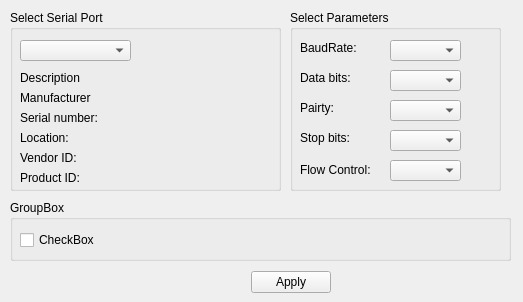
<?xml version="1.0" encoding="UTF-8"?>
<ui version="4.0">
 <class>SettingsDialog</class>
 <widget class="QWidget" name="SettingsDialog">
  <property name="geometry">
   <rect>
    <x>0</x>
    <y>0</y>
    <width>523</width>
    <height>302</height>
   </rect>
  </property>
  <property name="windowTitle">
   <string>Form</string>
  </property>
  <widget class="QGroupBox" name="gb_SelectSerialPort">
   <property name="geometry">
    <rect>
     <x>10</x>
     <y>10</y>
     <width>271</width>
     <height>181</height>
    </rect>
   </property>
   <property name="title">
    <string>Select Serial Port</string>
   </property>
   <widget class="QComboBox" name="serialPortInfoListBox">
    <property name="geometry">
     <rect>
      <x>10</x>
      <y>30</y>
      <width>111</width>
      <height>21</height>
     </rect>
    </property>
   </widget>
   <widget class="QLabel" name="descriptionLabel">
    <property name="geometry">
     <rect>
      <x>10</x>
      <y>60</y>
      <width>251</width>
      <height>16</height>
     </rect>
    </property>
    <property name="text">
     <string>Description</string>
    </property>
   </widget>
   <widget class="QLabel" name="manufacturerLabel">
    <property name="geometry">
     <rect>
      <x>10</x>
      <y>80</y>
      <width>251</width>
      <height>16</height>
     </rect>
    </property>
    <property name="text">
     <string>Manufacturer</string>
    </property>
   </widget>
   <widget class="QLabel" name="serialNumberLabel">
    <property name="geometry">
     <rect>
      <x>10</x>
      <y>100</y>
      <width>251</width>
      <height>16</height>
     </rect>
    </property>
    <property name="text">
     <string>Serial number:</string>
    </property>
   </widget>
   <widget class="QLabel" name="locationLabel">
    <property name="geometry">
     <rect>
      <x>10</x>
      <y>120</y>
      <width>251</width>
      <height>16</height>
     </rect>
    </property>
    <property name="text">
     <string>Location:</string>
    </property>
   </widget>
   <widget class="QLabel" name="vendorLabel">
    <property name="geometry">
     <rect>
      <x>10</x>
      <y>140</y>
      <width>251</width>
      <height>16</height>
     </rect>
    </property>
    <property name="text">
     <string>Vendor ID:</string>
    </property>
   </widget>
   <widget class="QLabel" name="productLabel">
    <property name="geometry">
     <rect>
      <x>10</x>
      <y>160</y>
      <width>251</width>
      <height>16</height>
     </rect>
    </property>
    <property name="text">
     <string>Product ID:</string>
    </property>
   </widget>
  </widget>
  <widget class="QGroupBox" name="gb_SelectParameters">
   <property name="geometry">
    <rect>
     <x>290</x>
     <y>10</y>
     <width>211</width>
     <height>181</height>
    </rect>
   </property>
   <property name="title">
    <string>Select Parameters</string>
   </property>
   <widget class="QComboBox" name="baudRateBox">
    <property name="geometry">
     <rect>
      <x>100</x>
      <y>30</y>
      <width>71</width>
      <height>21</height>
     </rect>
    </property>
   </widget>
   <widget class="QComboBox" name="dataBitsBox">
    <property name="geometry">
     <rect>
      <x>100</x>
      <y>60</y>
      <width>71</width>
      <height>21</height>
     </rect>
    </property>
   </widget>
   <widget class="QComboBox" name="parityBox">
    <property name="geometry">
     <rect>
      <x>100</x>
      <y>90</y>
      <width>71</width>
      <height>21</height>
     </rect>
    </property>
   </widget>
   <widget class="QComboBox" name="stopBitsBox">
    <property name="geometry">
     <rect>
      <x>100</x>
      <y>120</y>
      <width>71</width>
      <height>21</height>
     </rect>
    </property>
   </widget>
   <widget class="QComboBox" name="flowControlBox">
    <property name="geometry">
     <rect>
      <x>100</x>
      <y>150</y>
      <width>71</width>
      <height>21</height>
     </rect>
    </property>
   </widget>
   <widget class="QLabel" name="baudRateLabel">
    <property name="geometry">
     <rect>
      <x>10</x>
      <y>30</y>
      <width>71</width>
      <height>16</height>
     </rect>
    </property>
    <property name="text">
     <string>BaudRate:</string>
    </property>
   </widget>
   <widget class="QLabel" name="dataBitsLabel">
    <property name="geometry">
     <rect>
      <x>10</x>
      <y>60</y>
      <width>61</width>
      <height>16</height>
     </rect>
    </property>
    <property name="text">
     <string>Data bits:</string>
    </property>
   </widget>
   <widget class="QLabel" name="parityBoxLabel">
    <property name="geometry">
     <rect>
      <x>10</x>
      <y>90</y>
      <width>61</width>
      <height>16</height>
     </rect>
    </property>
    <property name="text">
     <string>Pairty:</string>
    </property>
   </widget>
   <widget class="QLabel" name="stopBitsLabel">
    <property name="geometry">
     <rect>
      <x>10</x>
      <y>120</y>
      <width>61</width>
      <height>16</height>
     </rect>
    </property>
    <property name="text">
     <string>Stop bits:</string>
    </property>
   </widget>
   <widget class="QLabel" name="flowControlLabel">
    <property name="geometry">
     <rect>
      <x>10</x>
      <y>150</y>
      <width>91</width>
      <height>20</height>
     </rect>
    </property>
    <property name="text">
     <string>Flow Control:</string>
    </property>
   </widget>
  </widget>
  <widget class="QGroupBox" name="gb_AdditionalOptions">
   <property name="geometry">
    <rect>
     <x>10</x>
     <y>200</y>
     <width>501</width>
     <height>61</height>
    </rect>
   </property>
   <property name="title">
    <string>GroupBox</string>
   </property>
   <widget class="QCheckBox" name="localEchoCheckBox">
    <property name="geometry">
     <rect>
      <x>10</x>
      <y>30</y>
      <width>85</width>
      <height>20</height>
     </rect>
    </property>
    <property name="text">
     <string>CheckBox</string>
    </property>
   </widget>
  </widget>
  <widget class="QWidget" name="layoutWidget">
   <property name="geometry">
    <rect>
     <x>10</x>
     <y>270</y>
     <width>321</width>
     <height>24</height>
    </rect>
   </property>
   <layout class="QHBoxLayout" name="horizontalLayout">
    <item>
     <spacer name="horizontalSpacer">
      <property name="orientation">
       <enum>Qt::Horizontal</enum>
      </property>
      <property name="sizeHint" stdset="0">
       <size>
        <width>40</width>
        <height>20</height>
       </size>
      </property>
     </spacer>
    </item>
    <item>
     <widget class="QPushButton" name="applyButton">
      <property name="text">
       <string>Apply</string>
      </property>
     </widget>
    </item>
   </layout>
  </widget>
 </widget>
 <resources/>
 <connections/>
</ui>
